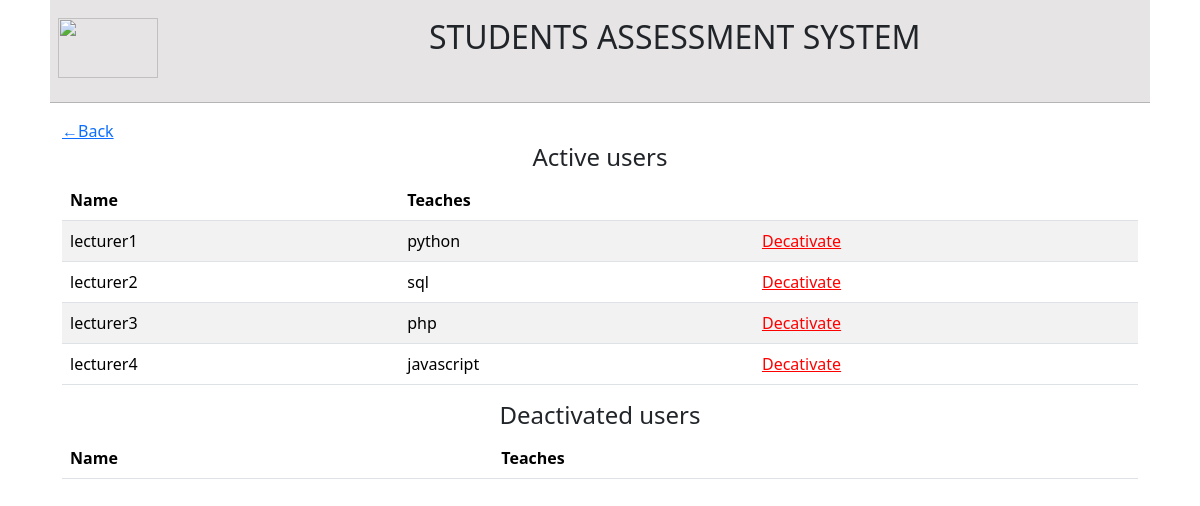
Screenshot of /staffpage/ with the database file from the repository.
### users/models.py (models this page shows)
class CustomUser(AbstractUser):
    phone_number=models.CharField(max_length=13)
    unit=models.CharField(max_length=100,default='Null')

### student/views.py (the view)
# urls.py: path('staffpage/',staffpage_view,name="staff-page"),
def staffpage_view(request):
    t=CustomUser.objects.filter(username__startswith='lecturer')
    activeusers=[]
    dusers=[]
    for v in t:
        if v.is_active==True:
            activeusers.append(v)
        else:
            dusers.append(v)
    context={
        'staff':CustomUser.objects.filter(username__startswith='lecturer'),
        'active':activeusers,
        'deactivated':dusers
    }
    return render(request,'staffpage.html',context)

### templates/staffpage.html (shortened to what this page needs)
{%extends 'base.html'%}
{%load static%}
{%block content%}
<a href="/home/">&#8592;Back</a>
<center><h4>Active users</h4></center>
<table class="table table-striped">
    <thead>
      <tr>
        <th scope="col">Name</th>
        <th scope="col">Teaches</th>
        <th scope="col"></th>
      </tr>
    </thead>
    <tbody>
    {%for s in active%}
      <tr>
        <td>{{s.username}}</td>
        <td>{{s.unit}}</td>
        <td><a href="{%url 'deactivate-view' s.pk%}" style="color: red;">Decativate</a></td>
      </tr>
      {%endfor%}
    </tbody>
  </table>
  <center><h4>Deactivated users</h4></center>
  <table class="table table-striped">
    <thead>
      <tr>
        <th scope="col">Name</th>
        <th scope="col">Teaches</th>
        <th scope="col"></th>
      </tr>
    </thead>
  </table>
{%endblock content%}

### static/styles.css (style rules this page uses)
body { padding-left: 50px; padding-right: 50px; font-family:'Segoe UI', Tahoma, Geneva, Verdana, sans-serif; }

### rows the page displays
CustomUser: username "lecturer1", unit "python"
CustomUser: username "lecturer2", unit "sql"
CustomUser: username "lecturer3", unit "php"
CustomUser: username "lecturer4", unit "javascript"
